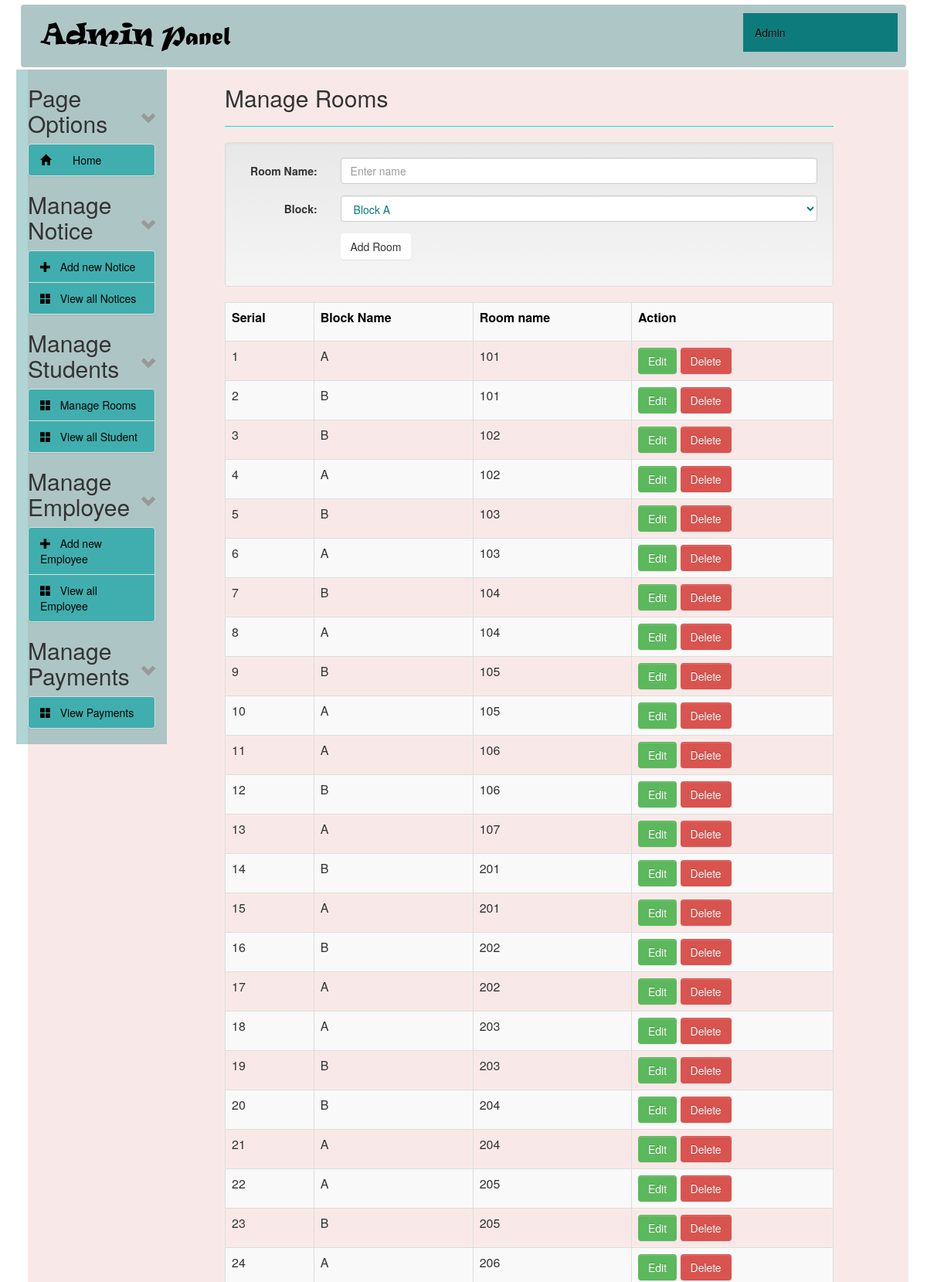
Page /admin/manage_rooms.php (signed in, upper part) on the committed database.
### tables this page shows
CREATE TABLE `tbl_rooms` (
  `id` int(11) NOT NULL,
  `name` varchar(100) NOT NULL,
  `block` varchar(10) NOT NULL
);

### admin/manage_rooms.php (the view, shortened to what this page needs)
<?php
include '../config.php';
?>
<?php include("header.php"); ?>
<div class="col-sm-9 col-md-9 col-lg-9">
  <div id="content">
    <h2>Manage Rooms</h2><hr />
    <div class="wrapper-manage-Room">
      <div class="well">
        <form class="form-horizontal" role="form" action="" method="post">
          <div class="form-group">
            <label class="control-label col-sm-2" for="name">Room Name:</label>
            <div class="col-sm-10">
              <input type="text" class="form-control" id="name" name="name" placeholder="Enter name">
            </div>
          </div>
          <div class="form-group">
            <label class="control-label col-sm-2" for="name">Block:</label>
            <div class="col-sm-10">
              <select class="form-control" name="block">
                <option value="A">Block A</option>
              </select>
            </div>
          </div>
          <div class="form-group">
            <div class="col-sm-offset-2 col-sm-10">
              <button type="submit" name="form1" class="btn btn-default">Add Room</button>
            </div>
          </div>
        </form>
      </div>
      <table class="table table-responsive table-striped table-bordered">
        <tr id="mang-tbl-header">
          <th>Serial</th>
          <th>Block Name</th>
          <th>Room name</th>
          <th >Action</th>
        </tr>
        <?php
        $i = 0;
        $statement = $db->prepare("SELECT * FROM tbl_rooms ORDER BY name ASC");
        $statement->execute();
        $result = $statement->fetchAll(PDO::FETCH_ASSOC);
        foreach ($result as $row) {
          $i++;
          ?>
          <tr>
            <td><?= $i; ?></td>
            <td><?= $row['block']; ?></td>
            <td><?= $row['name']; ?></td>
            <td><a class="btn btn-success" data-toggle="modal" href="#editModal<?= $i; ?>" > Edit </a>
              <a class="btn btn-danger" onclick='return confirmDeleteRoom();' href="manage_rooms.php?id=<?= $row['id']; ?>">Delete
              </a>
            </td>
          </tr>
          <?php
        }
        ?>
      </table>
    </div>
  </div>
</div>
<?php include("footer.php"); ?>

### admin/style-admin.css (style rules this page uses)
#content { margin-left:60px; height: auto; }
th { text-align: center; }
#mang-tbl-header { color: #000; background: #0D7B7B; height: 50px; }
td, th { padding: 5px; text-align: left; }
.form-control { display: block; width: 100%; height: 34px; padding: 6px 12px; font-size: 14px; line-height: 1.42857143; color: #0D7B7B; background-color: #fff; background-image: none; border: 1px solid #ccc; border-radius: 4px; -webkit-box-shadow: inset 0 1px 1px rgba(0,0,0,.075); box-shadow: inset 0 1px 1px rgba(0,0,0,.075); -webkit-transition: border-color ease-in-out .15s,-webkit-box-shadow ease-in-out .15s; -o-transition: border-color ease-in-out .15s,box-shadow ease-in-out .15s; transition: border-color ease-in-out .15s,box-shadow ease-in-out .15s; }
label { display: inline-block; max-width: 100%; margin-bottom: 5px; font-weight: 700; }
.btn { display: inline-block; padding: 6px 12px; margin-bottom: 0; font-size: 14px; font-weight: 400; line-height: 1.42857143; text-align: center; white-space: nowrap; vertical-align: middle; -ms-touch-action: manipulation; touch-action: manipulation; cursor: pointer; -webkit-user-select: none; -moz-user-select: none; -ms-user-select: none; user-select: none; background-image: none; border: 1px solid transparent; border-radius: 4px; }
button, input, select, textarea { font-family: inherit; font-size: inherit; line-height: inherit; }
button, html input[type=button], input[type=reset], input[type=submit] { -webkit-appearance: button; cursor: pointer; }
button, select { text-transform: none; }
button { overflow: visible; }
button, input, optgroup, select, textarea { margin: 0; font: inherit; color: inherit; }
label { cursor: default; }
hr { margin-top: 20px; margin-bottom: 20px; border: 0; border-top: 1px solid #16DADA; }

### rows in the picture
tbl_rooms: block "A", name "101"
tbl_rooms: block "B", name "101"
tbl_rooms: block "B", name "102"
tbl_rooms: block "A", name "102"
tbl_rooms: block "B", name "103"
tbl_rooms: block "A", name "103"
tbl_rooms: block "B", name "104"
tbl_rooms: block "A", name "104"
tbl_rooms: block "B", name "105"
tbl_rooms: block "A", name "105"
tbl_rooms: block "A", name "106"
tbl_rooms: block "B", name "106"
tbl_rooms: block "A", name "107"
tbl_rooms: block "B", name "201"
tbl_rooms: block "A", name "201"
tbl_rooms: block "B", name "202"
tbl_rooms: block "A", name "202"
tbl_rooms: block "A", name "203"
tbl_rooms: block "B", name "203"
tbl_rooms: block "B", name "204"
tbl_rooms: block "A", name "204"
tbl_rooms: block "A", name "205"
tbl_rooms: block "B", name "205"
tbl_rooms: block "A", name "206"
